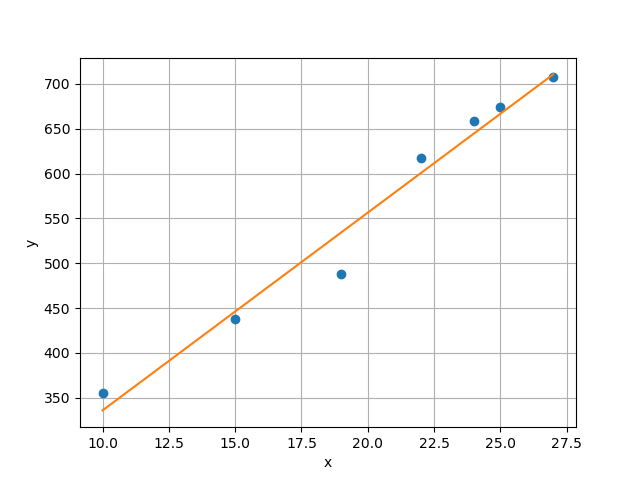

The Python source for this figure:
'''
Aproximação Polinomial
Método dos Mínimos Quadrados
'''
import numpy as np
import matplotlib.pyplot as plt

def eliminacao_gauss(m):
    for i in range(0, m.shape[0]-1):
        sub = m[i+1:, i] / m[i][i]
        for j in range(i, m.shape[0]-1):
            m[j+1, :] = m[j+1, :] - sub[j-i]*m[i, :]

    x = []
    for i in range(m.shape[0]-1, -1, -1):
        x.append((m[i][-1] - np.sum(m[i, i+1:-1])) / m[i][i])
        m[:, i] *= x[-1]

    return np.flip(x)

def mostrar_grafico(pontos, a):
    # Data for plotting
    pontos = np.asarray(pontos)
    x = pontos[:, 0]
    y = pontos[:, 1]

    # Data for plotting
    h_grafico = abs(x[0]-x[-1])/100
    xl = np.arange(x[0], x[-1], h_grafico)
    yl = np.zeros_like(xl)
    for i in range(xl.shape[0]):
        aux = 0
        for j in range(a.shape[0]):
            aux += a[j]*xl[i]**(j)
        yl[i] = aux

    fig, ax = plt.subplots()
    ax.plot(x, y, 'o')
    ax.plot(xl, yl)

    ax.set(xlabel='x', ylabel='y')
    ax.grid()

    fig.savefig("discreto.png")
    plt.show()

def discreto(pontos, m):
    pontos = np.asarray(pontos)
    x = pontos[:, 0]
    y = pontos[:, 1]

    # Base vetorial
    p = []
    for i in range(m+1):
        p.append(x**i)

    p = np.asarray(p)
    # print(p)

    matriz = np.zeros((m+1, m+2))
    ly = np.zeros((m+1))

    for i in range(m+1):
        ly[i] =  np.sum(y*p[i])
        for j in range(m+1):
            matriz[i][j] = np.sum(p[i]*p[j])

    # print(matriz)
    # print(ly)

    for i in range(ly.shape[0]):
        matriz[i][-1] = ly[i]

    # print(matriz)

    a = eliminacao_gauss(matriz)
    # print(a)

    return a

def predicao(a, x):
    y = 0
    for j in range(a.shape[0]):
        y += a[j]*x**(j)
    return y

def main():
    input_file = open('input.txt', 'r')
    output_file = open('output.txt', 'w')
    pontos = []
    predict = False
    for l in input_file:
        l = l.split()
        l = [float(i) for i in l]
        if len(l) == 1:
            m = int(l[0])
        elif len(l) == 2:
            pontos.append(l)
        # predicao
        elif len(l) > 2:
            predict = True
            a = l
    
    if predict:
        a = np.asarray(a)
        y = predicao(a[:-1], a[-1])
        output_file.write(str(y))
    else:
        pontos = np.asarray(pontos)
        a = discreto(pontos, m)

        for i in range(a.shape[0]):
            output_file.write("a"+str(i)+" = "+str(a[i])+"\n")

        mostrar_grafico(pontos, a)
    
    input_file.close()
    output_file.close()

main()